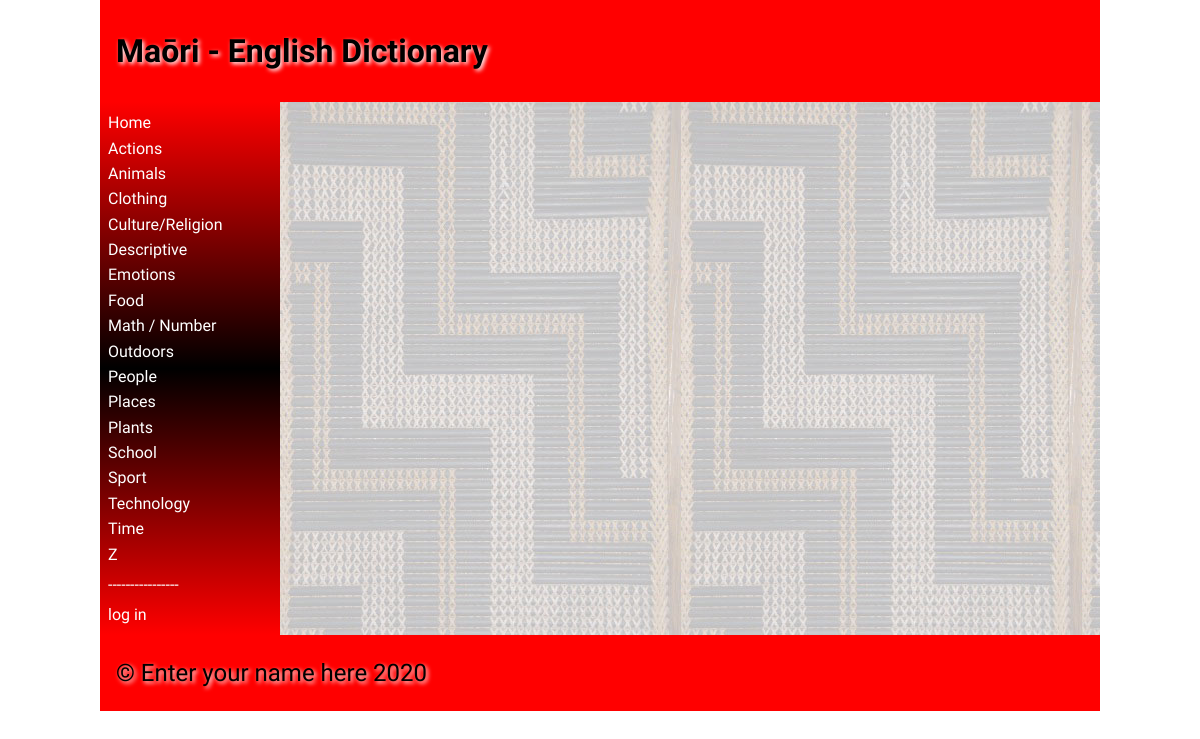
Before: /word/321 with the older database file.
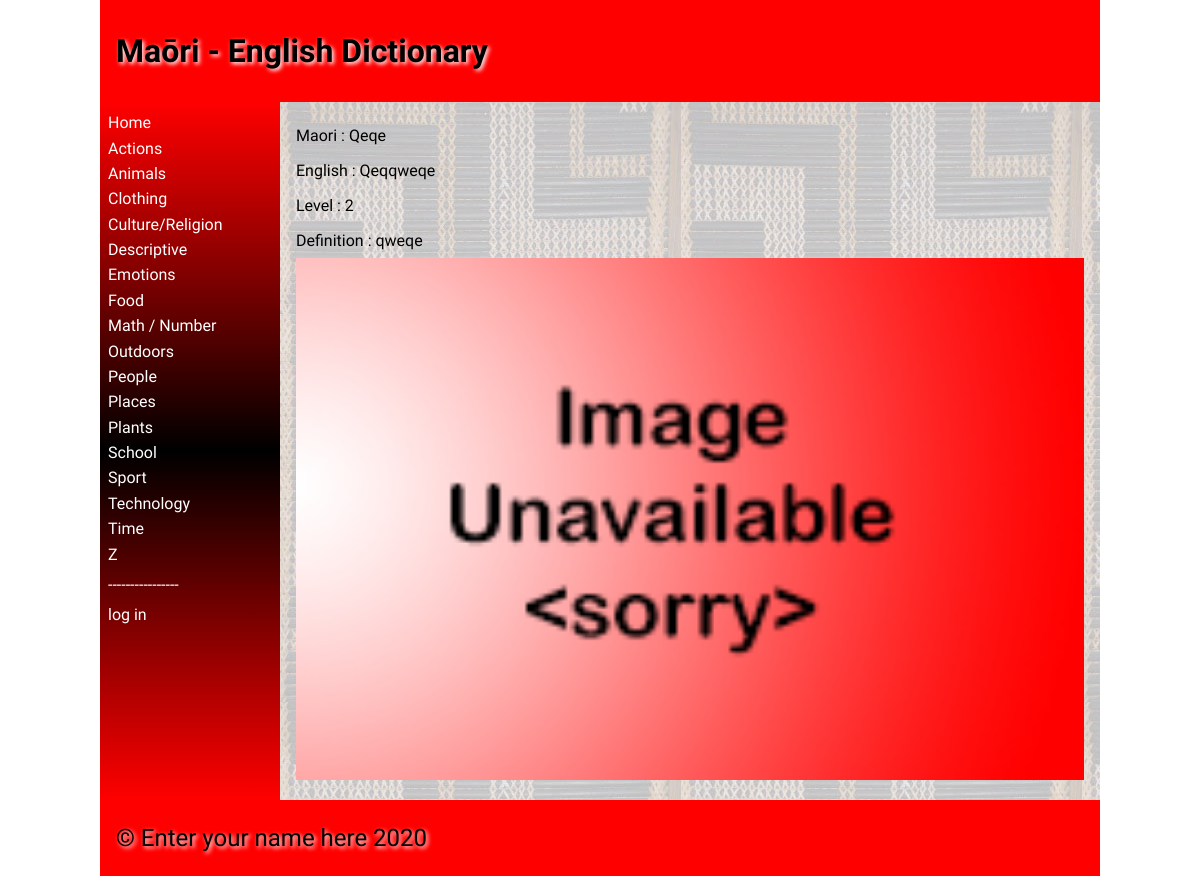
After: the same page with the newer database file.
### tables this page shows
CREATE TABLE category
(
	id integer
		constraint category_pk
			primary key autoincrement,
	category varchar(30)
);

CREATE TABLE "wordbank"
(
    id             integer
        constraint wordbank_pk
            primary key autoincrement,
    maori          varchar(30),
    english        varchar(30),
    categories     integer
        references category
            on delete cascade,
    definition     varchar(200),
    level          integer,
    image          varchar(30),
    date           datetime,
    user           integer
        references login,
    last_modify_by int
        references login,
    editted_date   datetime
);

### app.py (the view, shortened to what this page needs)
@app.route('/word/<word_id>', methods=['POST', 'GET'])
def word_page(word_id):
    error = request.args.get('error')
    confirmation = str(request.args.get('confirmation'))
    word_id = int(word_id)
    wordbank = wordbank_list()
    try:
        category_id = int(word_id)
    except ValueError:
        print("{} is not an integer".format(word_id))
        return redirect("/")
    for word in wordbank:
        if word[0] == word_id:
            category_id = word[3]
    if error is None:
        error = ""
    return render_template("word.html", wordlist=wordbank_list(), categories=categories(), word_id=word_id,
                           logged_in=is_logged_in(), username=username(), confirmation=confirmation,
                           is_admin=is_admin(), error=error)

### app.py (called while the page is built)
def create_connection(db_file):
    try:
        connection = sqlite3.connect(db_file)
        connection.execute('pragma foreign_keys=ON')
        return connection
    except Error as error:
        print(error)
    return None

def is_logged_in():
    if session.get('email') is None:
        print("not logged in ")
        return False
    else:
        print("logged in")
        return True

def is_admin():
    if session.get('admin') != 1:
        print("denied")
        return redirect("/") and False
    else:
        return True

def categories():
    con = create_connection(DATABASE)
    query = "SELECT category,id FROM category ORDER BY category ASC"
    cur = con.cursor()
    cur.execute(query)
    category_list = cur.fetchall()
    con.close()
    return category_list

def username():
    con = create_connection(DATABASE)
    query = "SELECT id,firstname,lastname FROM login"
    cur = con.cursor()
    cur.execute(query)
    username = cur.fetchall()
    print(username)
    con.close()
    return username

def wordbank_list():
    con = create_connection(DATABASE)
    query = "SELECT * FROM wordbank ORDER BY maori ASC"
    cur = con.cursor()
    cur.execute(query, )
    wordbank_list = cur.fetchall()
    con.close()
    return wordbank_list

### templates/word.html (shortened to what this page needs)
{% extends 'base.html' %}
{% block heading %}Maōri - English Dictionary{% endblock %}
{% block main %}
    <div>
        {% for wordbank in wordlist %}
            {%  if wordbank[0] == word_id %}
                <p> Maori : {{ wordbank[1] }}</p>
                <p> English : {{ wordbank[2] }}</p>
                <p> Level : {{ wordbank[5] }}</p>
                <p> Definition : {{ wordbank[4] }}</p>
                <img src = "/static/images/{{ wordbank[6] }}">
            {% endif %}
    </div>
        {% endfor %}
{% endblock %}

### templates/base.html (shortened to what this page needs)
<!doctype html>
<html lang="en">
<head>
	<link href="{{ url_for('static', filename='css/style.css') }}" rel="stylesheet">
</head>
<body>
	<div id="container">
		<header>
			<h1>{% block heading %}{% endblock %}</h1>
		</header>
		<nav>
			<ul>
                <li><a href="\">Home</a></li>
                {% for category in categories %}
                    <li><a href="/category/{{ category[1] }}">{{ category[0] }}</a></li>
                {% endfor %}
                 <p style = "color:white;">----------------</p>
                {% if logged_in %}
                     <li><a href = "/logout">log out</a></li>
                {% else %}
                    <li><a href = "/login">log in</a></li>
                {% endif %}
			</ul>
		</nav>
		<main>
            {% block main%}{% endblock %}
        </main>
		<footer>
			<p>
				&copy; Enter your name here 2020
			</p>
		</footer>
	</div>
</body>
</html>

### static/css/style.css (style rules this page uses)
* { font-family: Comfortaa, sans-serif; margin: 0; padding: 0; box-sizing: border-box; }
#container { display: grid; grid-template-columns: 75px auto; grid-template-areas: 'nav header' 'main main' 'footer footer'; }
header { grid-area: header; background-color: #f00; padding: 1rem; }
nav { grid-area: nav; }
main { grid-area: main; padding: 1rem; background-color: #edd; }
h1, h2, h3, h4 { padding: 1rem 0; font-family: 'Suez One', serif; color: #000; text-shadow: 2px 2px 4px #fff; }
p { padding: 0.5rem 0; }
a { color: #222; }
img { width: 100%; }
footer { grid-area: footer; padding: 1rem; background-color: #f00; }
footer p { color: #000; text-shadow: 2px 2px 4px #fff; font-size: 1.5rem; }
@media only screen and (min-width: 768px) { #container { grid-template-columns: 180px auto; grid-template-areas: 'header header' 'nav main' 'footer footer'; } }
@media only screen and (min-width: 768px) { nav { background: linear-gradient(180deg, rgba(255,0,0,1) 0%, rgba(0, 0, 0, 1) 50%, rgba(255,0,0,1) 100%); padding: 0.5rem; } }
@media only screen and (min-width: 768px) { nav ul { list-style: none; } }
@media only screen and (min-width: 768px) { nav li { padding: 0.2rem 0; } }
@media only screen and (min-width: 768px) { nav a { color: #fff; text-decoration: none; } }
@media only screen and (min-width: 768px) { main { background-image: url('/poutama.jpg'); } }
@media only screen and (min-width: 1000px) { #container { width: 1000px; margin: auto; } }

Changed rows visible on the page:
added wordbank: maori "Qeqe", english "Qeqqweqe", level "2", definition "qweqe", image (placeholder picture)
